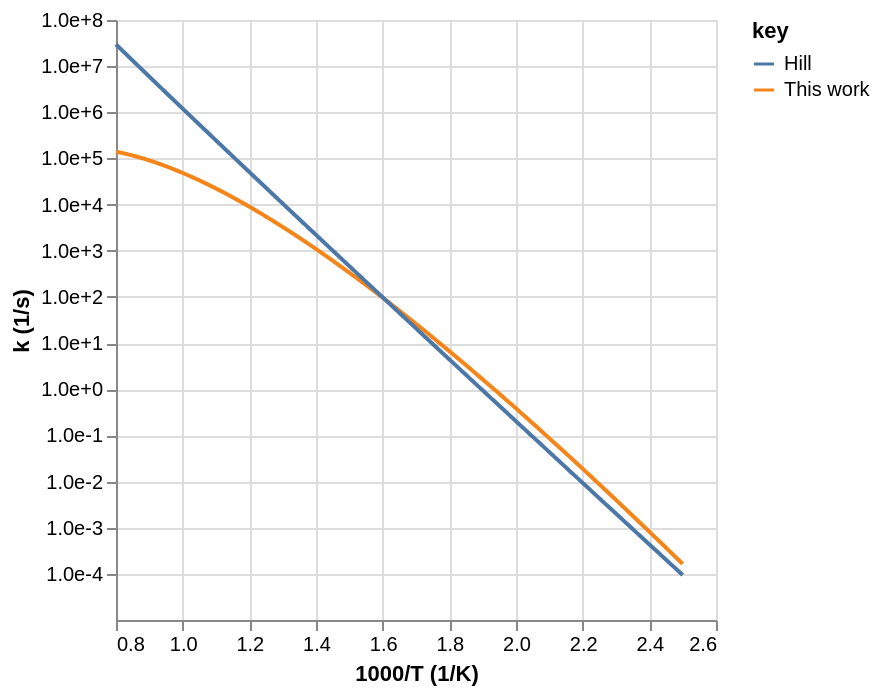
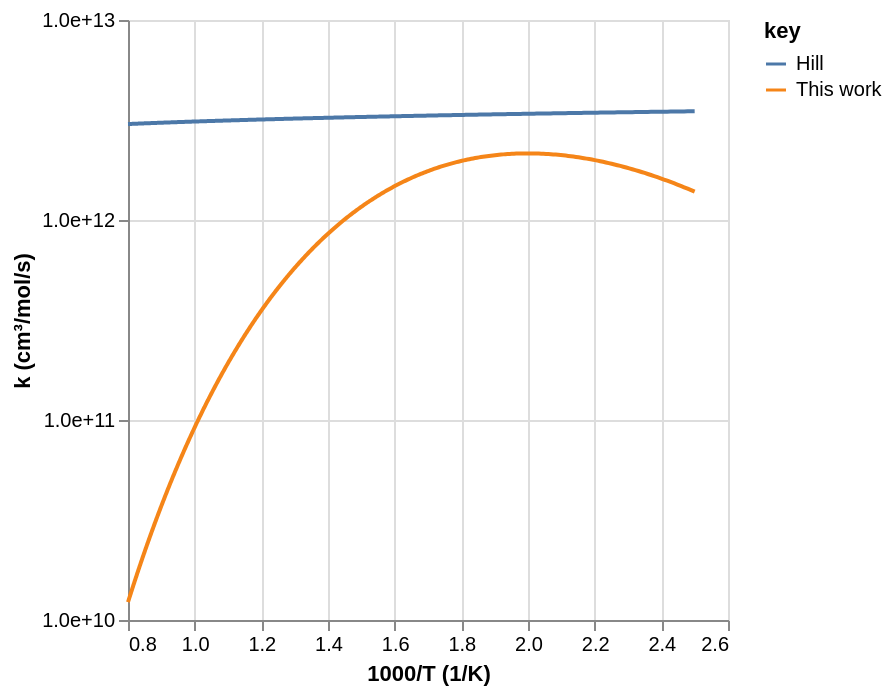
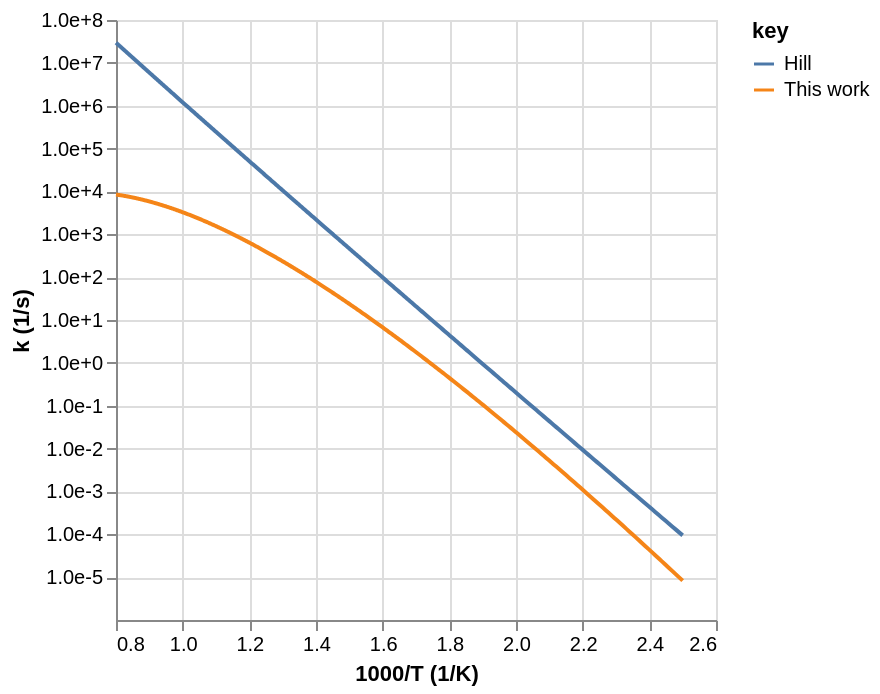
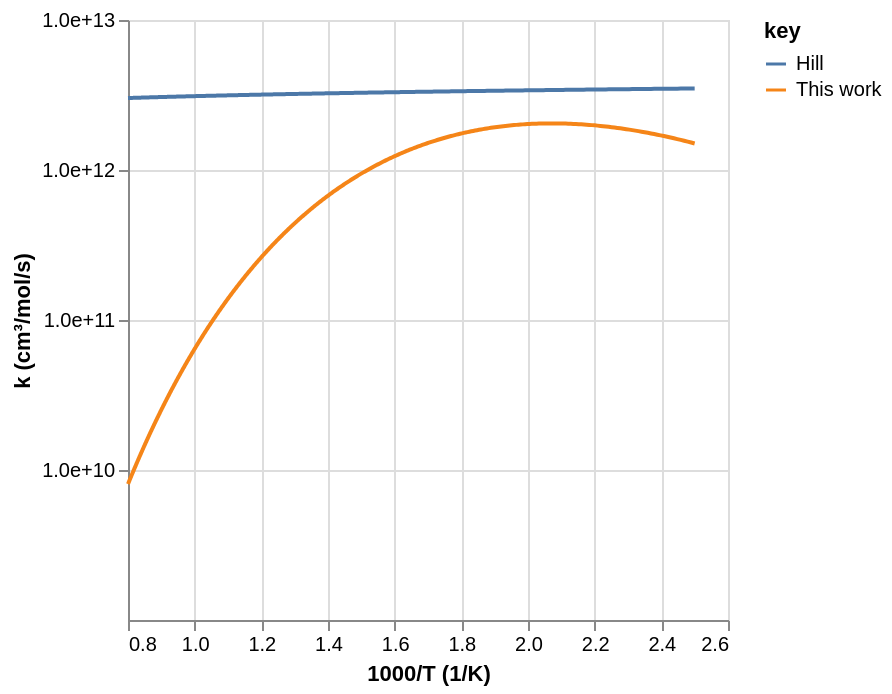

Notebook code for these charts, in order:
### Code cell
# Read
workflow.prepare_simulation(tag=tag, root_path=root_path)

### Figure 1 — Vega-Lite specification as saved in the notebook (floating-point values rounded to 4 significant figures; data arrays with more than 128 entries replaced by an {"elided": "..."} marker saying what was removed)
{"config": {"view": {"continuousWidth": 300, "continuousHeight": 300}}, "data": {"name": "data-82de164b18e51cd3a948a10eedcaee96"}, "mark": {"type": "line"}, "encoding": {"color": {"field": "key", "type": "nominal"}, "x": {"field": "x", "title": "1000/T (1/K)", "type": "quantitative"}, "y": {"axis": {"format": ".1e", "values": [0.0001, 0.001, 0.01, 0.1, 1, 10, 100, 1000, 10000, 100000, 1000000, 10000000, 100000000]}, "field": "value", "scale": {"type": "log"}, "title": "k (1/s)", "type": "quantitative"}}, "transform": [{"fold": ["This work", "Hill"]}], "$schema": "https://vega.github.io/schema/vega-lite/v5.20.1.json", "datasets": {"data-82de164b18e51cd3a948a10eedcaee96": {"elided": "500 records"}}}

### Figure 2 — Vega-Lite specification as saved in the notebook (floating-point values rounded to 4 significant figures; data arrays with more than 128 entries replaced by an {"elided": "..."} marker saying what was removed)
{"config": {"view": {"continuousWidth": 300, "continuousHeight": 300}}, "data": {"name": "data-8063ddc6524dd2bbdc69290e1769a179"}, "mark": {"type": "line"}, "encoding": {"color": {"field": "key", "type": "nominal"}, "x": {"field": "x", "title": "1000/T (1/K)", "type": "quantitative"}, "y": {"axis": {"format": ".1e", "values": [10000000000, 100000000000, 1000000000000, 10000000000000, 100000000000000]}, "field": "value", "scale": {"type": "log"}, "title": "k (cm³/mol/s)", "type": "quantitative"}}, "transform": [{"fold": ["This work", "Hill"]}], "$schema": "https://vega.github.io/schema/vega-lite/v5.20.1.json", "datasets": {"data-8063ddc6524dd2bbdc69290e1769a179": {"elided": "500 records"}}}

### Figure 3 — Vega-Lite specification as saved in the notebook (floating-point values rounded to 4 significant figures; data arrays with more than 128 entries replaced by an {"elided": "..."} marker saying what was removed)
{"config": {"view": {"continuousWidth": 300, "continuousHeight": 300}}, "data": {"name": "data-ee1a4af7f16c5bb57d427c772b747243"}, "mark": {"type": "line"}, "encoding": {"color": {"field": "key", "type": "nominal"}, "x": {"field": "x", "title": "1000/T (1/K)", "type": "quantitative"}, "y": {"axis": {"format": ".1e", "values": [1e-05, 0.0001, 0.001, 0.01, 0.1, 1, 10, 100, 1000, 10000, 100000, 1000000, 10000000, 100000000]}, "field": "value", "scale": {"type": "log"}, "title": "k (1/s)", "type": "quantitative"}}, "transform": [{"fold": ["This work", "Hill"]}], "$schema": "https://vega.github.io/schema/vega-lite/v5.20.1.json", "datasets": {"data-ee1a4af7f16c5bb57d427c772b747243": {"elided": "500 records"}}}

### Figure 4 — Vega-Lite specification as saved in the notebook (floating-point values rounded to 4 significant figures; data arrays with more than 128 entries replaced by an {"elided": "..."} marker saying what was removed)
{"config": {"view": {"continuousWidth": 300, "continuousHeight": 300}}, "data": {"name": "data-d67d8679aaaceacf0b7354a8e6f9bcac"}, "mark": {"type": "line"}, "encoding": {"color": {"field": "key", "type": "nominal"}, "x": {"field": "x", "title": "1000/T (1/K)", "type": "quantitative"}, "y": {"axis": {"format": ".1e", "values": [10000000000, 100000000000, 1000000000000, 10000000000000, 100000000000000]}, "field": "value", "scale": {"type": "log"}, "title": "k (cm³/mol/s)", "type": "quantitative"}}, "transform": [{"fold": ["This work", "Hill"]}], "$schema": "https://vega.github.io/schema/vega-lite/v5.20.1.json", "datasets": {"data-d67d8679aaaceacf0b7354a8e6f9bcac": {"elided": "500 records"}}}
